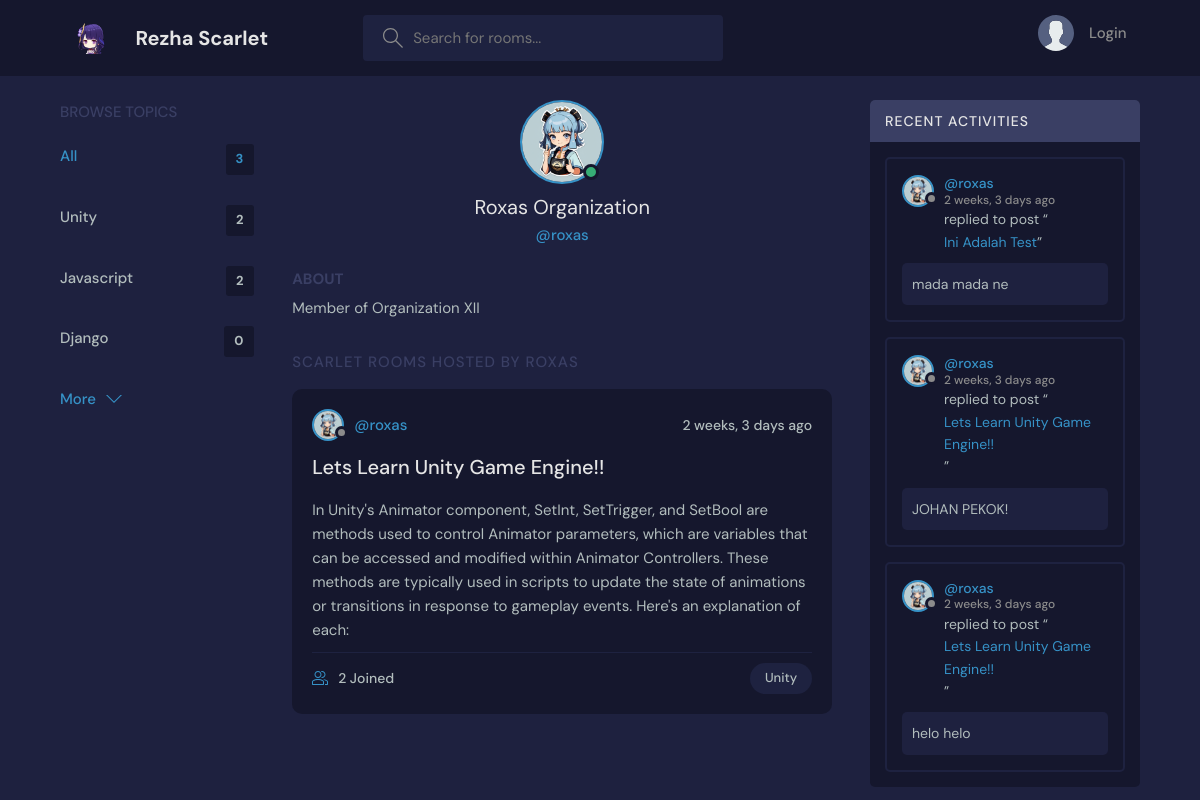
/profile/roxas/, run on the app's committed database.
### base/models.py (models this page shows, shortened)
class Topic(models.Model):
    name = models.CharField(max_length=200)

class User(AbstractUser):
    name = models.CharField(max_length=200, null=True)
    email = models.EmailField(unique=True, null=True)
    bio = models.TextField(null=True)
    avatar = models.ImageField(null=True, default="avatars/default_avatar.svg", upload_to=user_directory_path)
    upload = models.FileField(null=True, upload_to=user_directory_path)
    objects = CustomUserManager()  # Specify custom manager
    USERNAME_FIELD = 'email'
    REQUIRED_FIELDS = []

class Room(models.Model):
    host = models.ForeignKey(User, on_delete=models.SET_NULL, null=True)
    topic = models.ForeignKey(Topic, on_delete=models.SET_NULL, null=True)
    name = models.CharField(max_length=200)
    description = models.TextField(null=True, blank=True)
    participants = models.ManyToManyField(User, related_name='participants', blank=True)
    updated = models.DateTimeField(auto_now=True)
    created = models.DateTimeField(auto_now_add=True)
    class Meta:
        ordering = ['-updated', '-created']
    def __str__(self):
        return self.name

class Message(models.Model):
    user = models.ForeignKey(User, on_delete=models.CASCADE)
    room = models.ForeignKey(Room, on_delete=models.CASCADE)
    body = models.TextField()
    updated = models.DateTimeField(auto_now=True)
    created = models.DateTimeField(auto_now_add=True)
    class Meta:
        ordering = ['-updated', '-created']

### base/views.py (the view)
# urls.py: path("profile/<slug:username>/", views.userProfile, name="user-profile"),
def userProfile(request, username):
    user = get_object_or_404(User, username=username)
    user_name = user.first_name + " " + user.last_name  # Concatenate first and last name
    user.name = user_name.strip()
    rooms = user.room_set.all()
    room_messages = user.message_set.all()
    topics = Topic.objects.all()
    ctx = {'user': user, 'rooms' : rooms, 'room_messages': room_messages, 'topics': topics}
    return render(request, 'base/profile.html', ctx)

### base/templates/base/profile.html (shortened to what this page needs)
{% extends 'main.html' %}
{% block content %}
<main class="profile-page layout layout--3">
  <div class="container">
    {% include 'base/topics_component.html' %}
    <div class="roomList">
      <div class="profile">
        <div class="profile__avatar">
          <div class="avatar avatar--large active">
            <img src="{{user.avatar.url}}" alt="Avatar" />
          </div>
        </div>
        <div class="profile__info">
          <h3>{{user.name}}</h3>
          <p>@{{user.username}}</p>
        </div>
        <div class="profile__about">
          <h3>About</h3>
          <p>
            {{user.bio}}
          </p>
        </div>
      </div>
      <div class="roomList__header">
        <div>
          <h2>SCARLET ROOMs Hosted by {{user.username}}</a>
          </h2>
        </div>
      </div>
      {% include 'base/feed_component.html' %}
    </div>
    {% include 'base/activity_component.html' %}
  </div>
</main>
{% endblock content %}

### templates/main.html (shortened to what this page needs)
<!DOCTYPE html>
{% load static %}
<html lang="en">
<head>
    <link rel="stylesheet" href="{% static 'styles/style.css' %}" />
</head>
<body>
    {% include 'navbar.html' %}
    {% block content %}
    {% endblock %}
</body>
</html>

### templates/navbar.html (shortened to what this page needs)
{% load static %}
<header class="header header--loggedIn">
    <div class="container">
        <a href="{% url 'home' %}" class="header__logo">
            <img src="{% static 'images/raiden_chibi.png' %}" />
            <h1>Rezha Scarlet</h1>
        </a>
        <form class="header__search" method="GET" action="{% url 'home' %}">
            <label>
                <input name="q" placeholder="Search for rooms..." />
            </label>
        </form>
        <nav class="header__menu">
            {% if request.user.is_authenticated %}
            <div class="header__user">
                <a href="{% url 'user-profile' request.user.username %}">
                    <div class="avatar avatar--medium active">
                        <img src="{{request.user.avatar.url}}" />
                    </div>
                    <p>{{request.user.name}} <span>@{{request.user.username}}</span></p>
                </a>
                <button class="dropdown-button">
                    <svg version="1.1" xmlns="http://www.w3.org/2000/svg" width="32" height="32" viewBox="0 0 32 32">
                        <title>chevron-down</title>
                        <path d="M16 21l-13-13h-3l16 16 16-16h-3l-13 13z"></path>
                    </svg>
                </button>
            </div>
            {% else %}
            <a href="{% url 'login' %}">
                <img src="{% static 'images/avatars/default_avatar.svg' %}" />
                <p>Login</p>
            </a>
            {% endif %}
        </nav>
    </div>
</header>

### base/templates/base/topics_component.html
<div class="topics">
    <div class="topics__header">
        <h2>Browse Topics</h2>
    </div>
    <ul class="topics__list">
        <li>
            <a href="{% url 'home' %}" class="active">All <span>{{topics.count}}</span></a>
        </li>
        {% for topic in topics %}
        <li>
            <a href="{% url 'home' %}?q={{topic.name}}">{{topic.name}} <span>{{topic.room_set.all.count}}</span></a>
        </li>
        {% endfor %}
    <a class="btn btn--link" href="{% url 'topics' %}">
        More
        <svg version="1.1" xmlns="http://www.w3.org/2000/svg" width="32" height="32" viewBox="0 0 32 32">
            <title>chevron-down</title>
            <path d="M16 21l-13-13h-3l16 16 16-16h-3l-13 13z"></path>
        </svg>
    </a>
</div>

### base/templates/base/feed_component.html (shortened to what this page needs)
{% for room in rooms %}
<div class="roomListRoom">
    <div class="roomListRoom__header">
        <a href="{% url 'user-profile' room.host.username %}" class="roomListRoom__author">
            <div class="avatar avatar--small">
                <img src="{{room.host.avatar.url}}" />
            </div>
            <span>@{{room.host.username}}</span>
        </a>
        <div class="roomListRoom__actions">
            <span>{{room.created|timesince}} ago</span>
        </div>
    </div>
    <div class="roomListRoom__content">
        <a href="{% url 'room' room.id %}">{{room.name}}</a>
        <p>{{ room.description }}</p>
    </div>
    <div class="roomListRoom__meta">
        <a href="{% url 'room' room.id %}" class="roomListRoom__joined">
            {{room.participants.all.count}} Joined
        </a>
        <p class="roomListRoom__topic">{{room.topic.name}}</p>
    </div>
</div>
{% endfor %}

### base/templates/base/activity_component.html (shortened to what this page needs)
<div class="activities">
    <div class="activities__header">
        <h2>Recent Activities</h2>
    </div>
    {% for message in room_messages %}
    <div class="activities__box">
        <div class="activities__boxHeader roomListRoom__header">
            <a href="{% url 'user-profile' message.user.username %}" class="roomListRoom__author">
                <div class="avatar avatar--small">
                    <img src="{{message.user.avatar.url}}" />
                </div>
                <p>
                    @{{message.user.username}}
                    <span>{{message.created|timesince}} ago</span>
                </p>
            </a>
        </div>
        <div class="activities__boxContent">
            <p>replied to post “<a href="{% url 'room' message.room.id %}">{{message.room}}</a>”</p>
            <div class="activities__boxRoomContent">
                {{message.body}}
            </div>
        </div>
    </div>
    {% endfor %}
</div>

### data on the page
Topic: name "Unity", room_set.all.count "2"
Topic: name "Javascript", room_set.all.count "2"
Topic: name "Django", room_set.all.count "0"
User: avatar (picture), name "Roxas Organization", username "roxas", bio "Member of Organization XII", username "ROXAS"
Room: host.avatar (picture), host.username "roxas", created "2 weeks, 3 days", name "Lets Learn Unity Game Engine!!", description "In Unity's Animator component, SetInt, SetTrigger, and SetBool are methods used to control Animator parameters, which are variables that can be accessed and modified within Animator Controllers. These methods are typically used in scripts to update the state of animations or transitions in response to gameplay events. Here's an explanation of each:", participants.all.count "2", topic.name "Unity"
Message: user.avatar (picture), user.username "roxas", created "2 weeks, 3 days", room "Ini Adalah Test", body "mada mada ne"
Message: user.avatar (picture), user.username "roxas", created "2 weeks, 3 days", room "Lets Learn Unity Game Engine!!", body "JOHAN PEKOK!"
Message: user.avatar (picture), user.username "roxas", created "2 weeks, 3 days", room "Lets Learn Unity Game Engine!!", body "helo helo"

### other printed values
{{ topics.count }} "3"
